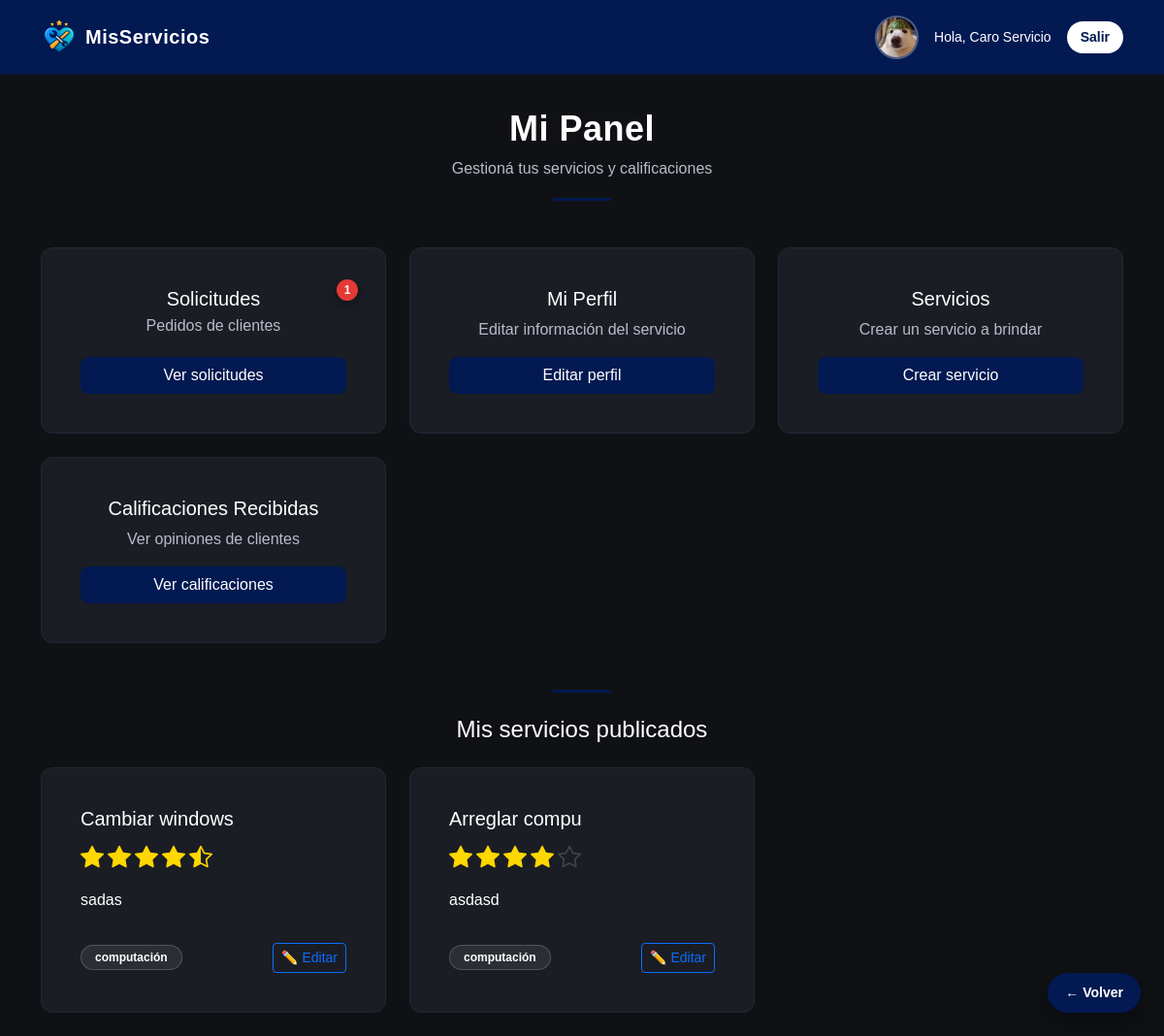
/dashboard (signed in), run on an earlier commit of the app's database.
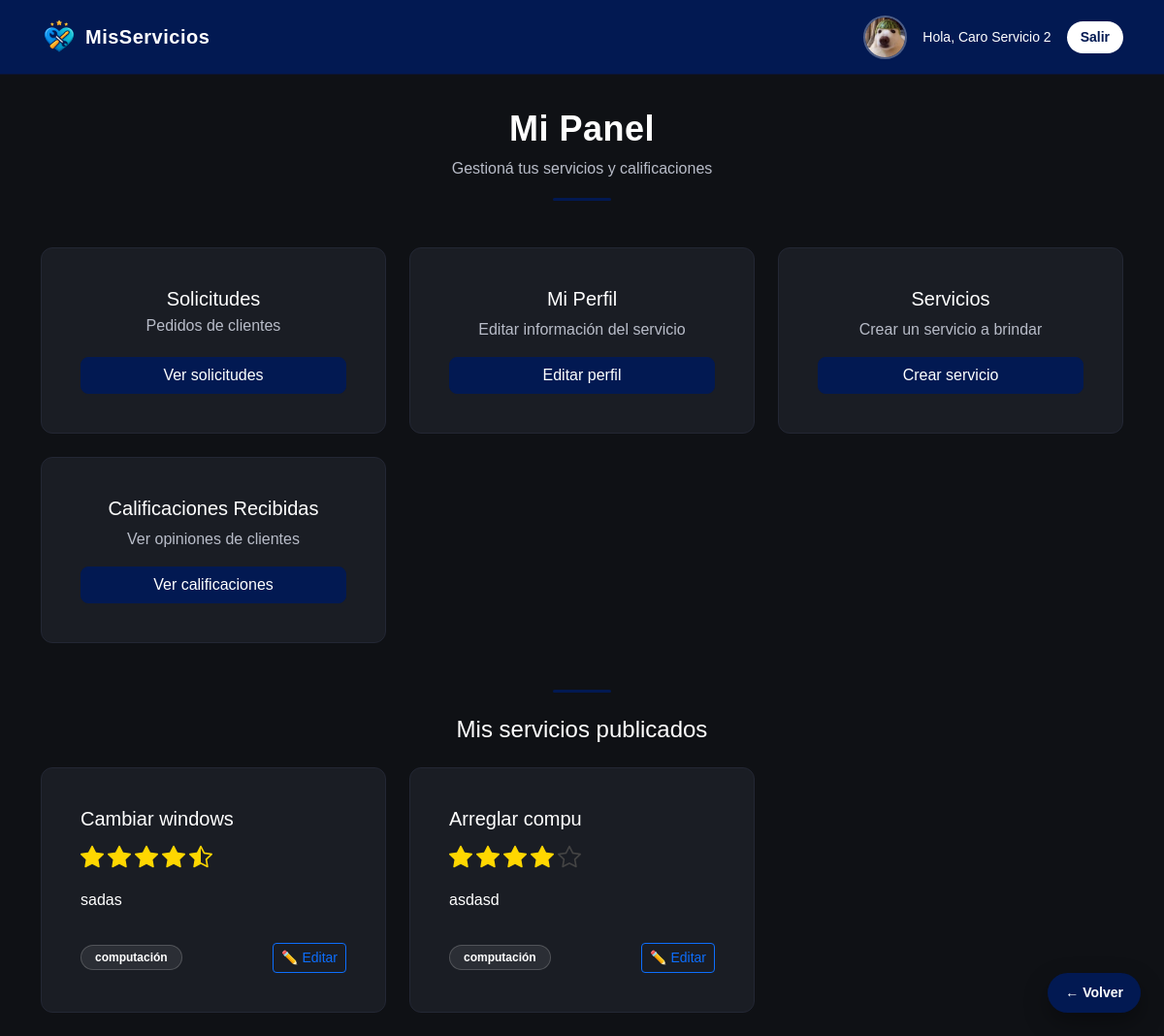
And on a later commit of the database.
### models.py (models this page shows, shortened)
class Usuario(UserMixin, db.Model):
    __tablename__ = 'usuarios'
    id = db.Column(db.Integer, primary_key=True)
    nombre = db.Column(db.String(100), nullable=False)
    email = db.Column(db.String(120), unique=True, nullable=False)
    password = db.Column(db.String(255), nullable=False)
    rol = db.Column(db.String(20), nullable=False)
    imagen = db.Column(db.String(200))
    calificaciones = db.relationship('Calificacion', backref='cliente', lazy=True)

### app.py (the view)
@app.route('/dashboard')
@login_required
def dashboard():
    servicios = []
    if current_user.rol == 'prestador':
        servicios = Servicio.query.filter_by(usuario_id=current_user.id).all()
    from sqlalchemy import and_
    pendientes = 0
    if current_user.rol == 'prestador':
        pendientes = SolicitudTrabajo.query.join(Servicio).filter(
            and_(
                Servicio.usuario_id == current_user.id,
                SolicitudTrabajo.estado == 'pendiente'
            )
        ).count()
    return render_template(
        'dashboard.html',
        usuario=current_user,
        servicios=servicios,
        pendientes=pendientes
    )

### app.py (called while the page is built)
@login_manager.user_loader
def load_user(user_id):
    return Usuario.query.get(int(user_id))

### models.py (called while the page is built)
    def promedio_estrellas(self):
        if not self.calificaciones:
            return None
        total = 0
        cantidad = 0
        for c in self.calificaciones:
            promedio_c = (c.precio + c.calidad + c.amabilidad) / 3
            total += promedio_c
            cantidad += 1
        return round(total / cantidad, 1)

### templates/dashboard.html (shortened to what the changed rows need)
{% from "components/estrellas.html" import render_estrellas %}
{% extends "base.html" %}
{% block page_header %}
    {% set titulo = "Mi Panel" %}
    {% set subtitulo = "Gestioná tus servicios y calificaciones" %}
    {% include "components/page_header.html" %}
{% endblock %}
{% block content %}
<div class="row g-4">
{% if usuario.rol == 'cliente' %}
    <div class="col-12 col-sm-6 col-lg-4">
        <div class="card h-100 text-center">
            <div class="card-body d-flex flex-column">
                <h5>Buscar Servicios</h5>
                <p class="text-muted">Explorar prestadores disponibles</p>
                <a href="{{ url_for('servicios') }}" class="btn btn-primary w-100 mt-auto">Ver servicios</a>
            </div>
        </div>
    </div>
    <div class="col-12 col-sm-6 col-lg-4">
        <div class="card h-100 text-center">
            <div class="card-body d-flex flex-column">
                <h5>Mis solicitudes</h5>
                <p class="text-muted">Trabajos que pediste</p>
                <a href="{{ url_for('mis_solicitudes') }}" class="btn btn-primary w-100 mt-auto">Ver solicitudes</a>
            </div>
        </div>
    </div>
    <div class="col-12 col-sm-6 col-lg-4">
        <div class="card h-100 text-center">
            <div class="card-body d-flex flex-column">
                <h5>Mis Calificaciones</h5>
                <p class="text-muted">Ver servicios calificados</p>
                <a href="{{ url_for('mis_calificaciones') }}" class="btn btn-primary w-100 mt-auto">Ver calificaciones</a>
            </div>
        </div>
    </div>
{% elif usuario.rol == 'prestador' %}
    <div class="col-12 col-sm-6 col-lg-4">
        <div class="card h-100 text-center">
            <div class="card-body d-flex flex-column">
                <h5 class="position-relative mb-1">
                    Solicitudes
                    {% if pendientes > 0 %}
                        <span class="badge-solicitudes">
                            {{ pendientes }}
                        </span>
                    {% endif %}
                </h5>
            </div>
        </div>
    </div>
{% endif %}
</div>
{% endblock %}

### templates/base.html (shortened to what this page needs)
<!DOCTYPE html>
<html lang="es">
<head>
    <link href="https://cdn.jsdelivr.net/npm/bootstrap@5.3.2/dist/css/bootstrap.min.css" rel="stylesheet">
    <link rel="stylesheet" href="{{ url_for('static', filename='css/styles.css') }}">
    <link rel="stylesheet" href="https://cdn.jsdelivr.net/npm/bootstrap-icons@1.11.3/font/bootstrap-icons.css">
</head>
<body>
<nav class="navbar navbar-expand-lg navbar-dark navbar-custom">
    <div class="container">
        <a class="navbar-brand d-flex align-items-center gap-2 fw-bold"
           href="{% if current_user.is_authenticated %}
                    {{ url_for('dashboard') }}
                 {% else %}
                    {{ url_for('index') }}
                 {% endif %}">
            <img src="{{ url_for('static', filename='img/logo-icon.png') }}"
                 class="logo-navbar">
            <span class="logo-text">MisServicios</span>
        </a>
        <div class="collapse navbar-collapse justify-content-lg-end text-center" id="navbarContent">
            {% if current_user.is_authenticated %}
            <div class="d-flex flex-column flex-lg-row align-items-center gap-3 mt-3 mt-lg-0">
                {% if current_user.imagen %}
                    <img src="{{ url_for('static', filename='uploads/' + current_user.imagen) }}"
                         class="avatar-navbar">
                {% else %}
                    <div class="prestador-avatar-placeholder">
                        {{ current_user.nombre[0] }}
                    </div>
                {% endif %}
                <span class="text-white small">
                    Hola, {{ current_user.nombre }}
                </span>
                <a href="{{ url_for('logout') }}" class="btn btn-logout btn-sm">
                    Salir
                </a>
            </div>
            {% endif %}
        </div>
    </div>
</nav>
<main class="container py-4">
    {% block page_header %}{% endblock %}
    {% block content %}{% endblock %}
</main>
{% if request.endpoint not in ['index'] %}
<a href="javascript:history.back()" class="btn-volver">
    ← Volver
</a>
{% endif %}
</body>
</html>

What changed in the data, as far as the page shows it:
changed Usuario: nombre "Caro Servicio" → "Caro Servicio 2"
Also different on the page:
{{ pendientes }}: "1" → (not shown)
